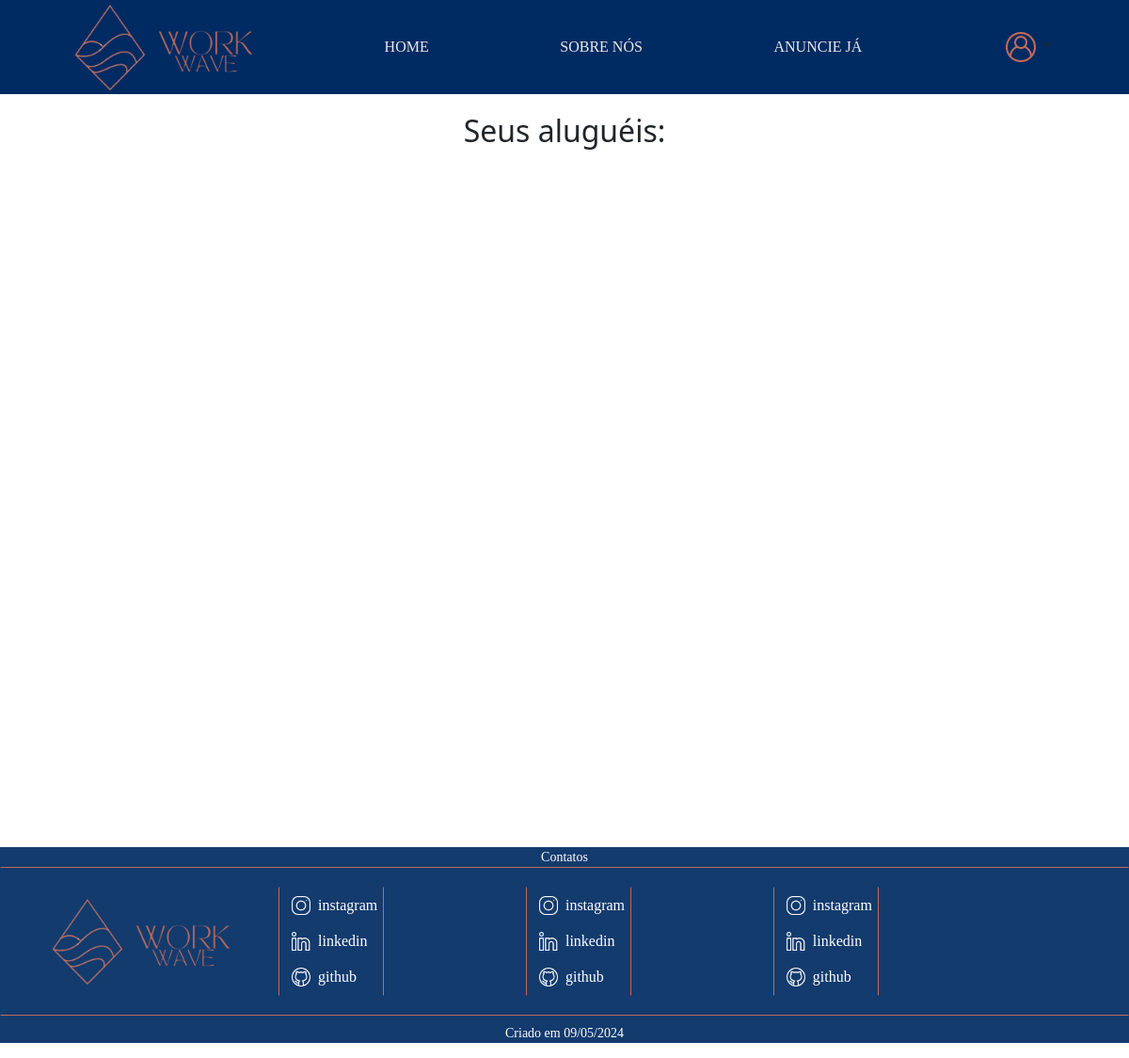
The app's page /AlugueisFeitos.php (signed in), older data.
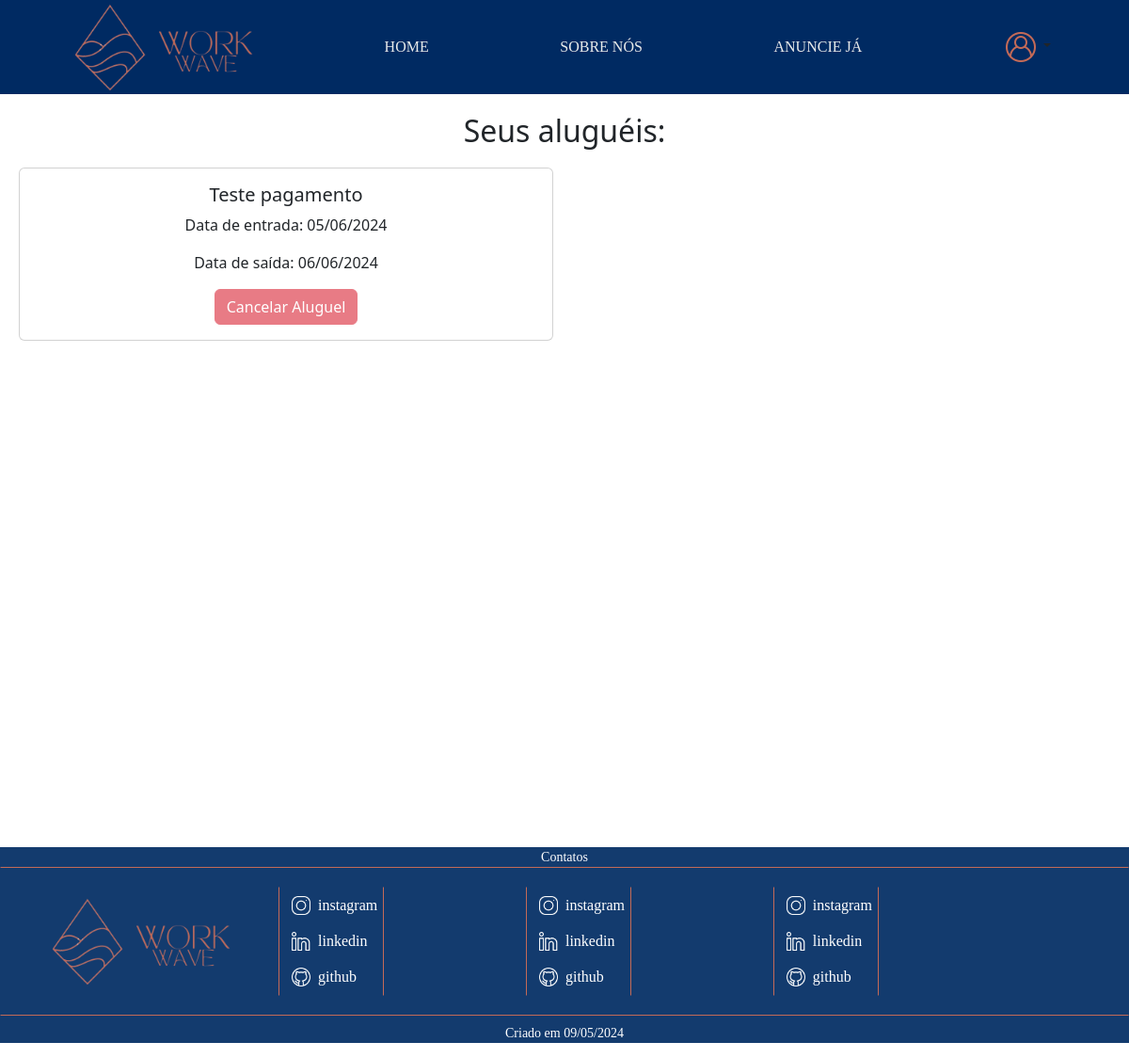
The same page, newer data.
### tables this page shows
CREATE TABLE `alugar` (
  `AluId` int(11) NOT NULL,
  `AluDataEntrada` date NOT NULL,
  `AluDataSaida` date NOT NULL,
  `OcuId` int(11) NOT NULL,
  `EspId` int(11) NOT NULL,
  `AluPago` tinyint(1) DEFAULT NULL
);

CREATE TABLE `espacodados` (
  `EspId` int(11) NOT NULL,
  `EspNome` varchar(255) NOT NULL,
  `EspEndereco` varchar(255) NOT NULL,
  `EspDescricao` mediumtext NOT NULL,
  `EspCapacidade` int(11) NOT NULL,
  `EspDisponibilidade` tinyint(1) DEFAULT NULL,
  `EspDataCadastro` date NOT NULL,
  `ProId` int(11) NOT NULL,
  `EspImg` varchar(255) DEFAULT NULL,
  `EspPreco` decimal(10,2) DEFAULT NULL,
  `SerId` int(11) DEFAULT NULL,
  `EspCongelado` tinyint(1) DEFAULT 0
);

### AlugueisFeitos.php (the view, shortened to what the changed rows need)
<?php
try {
    $conexao = new PDO("mysql:host=localhost; dbname=workwave", "root", "");
    $conexao->setAttribute(PDO::ATTR_ERRMODE, PDO::ERRMODE_EXCEPTION);
} catch (PDOException $erro) {
    echo "Erro na conexão:" . $erro->getMessage();
}
if (isset($_SESSION['usuario_validado']) && $_SESSION['usuario_validado'] == true) {
    $UsuarioId = $_SESSION['UsuarioId'];
    $sql = "SELECT a.AluId, e.EspNome, a.AluDataEntrada, a.AluDataSaida
            FROM alugar AS a
            INNER JOIN espacodados AS e ON a.EspId = e.EspId
            WHERE a.OcuId = :UsuarioId";
    $stmt = $conexao->prepare($sql);
    $stmt->bindParam(':UsuarioId', $UsuarioId, PDO::PARAM_INT);
    $stmt->execute();
    if ($stmt->rowCount() > 0) {
        $resultado = $stmt->fetchAll(PDO::FETCH_ASSOC);
    } else {
        $resultado = [];
    }
?>
<!DOCTYPE html>
<html lang="en">
<head>
    <link href="https://cdn.jsdelivr.net/npm/bootstrap@5.3.3/dist/css/bootstrap.min.css" rel="stylesheet">
    <link rel="stylesheet" href="css/Style.css">
</head>
<body>
    <div class="conteudo">
        <h2 style="margin-bottom: 20px;">Seus aluguéis:</h2>
        <div class="row">
            <?php
            foreach ($resultado as $aluguel) {
                $dataAtual = date('Y-m-d');
                    ?>
                    <div class="col-md-6">
                        <div class="card mb-3">
                            <div class="card-body">
                                <h5 class="card-title"><?php echo $aluguel['EspNome']; ?></h5>
                                <p class="card-text">Data de entrada: <?php echo date('d/m/Y', strtotime($aluguel['AluDataEntrada'])); ?></p>
                                <p class="card-text">Data de saída: <?php echo date('d/m/Y', strtotime($aluguel['AluDataSaida'])); ?></p>
                                <?php
                                if ($aluguel['AluDataEntrada'] > $dataAtual) {
                                    ?>
                                    <form action="CancelarAluguel.php" method="POST" onsubmit="return confirm('Tem certeza de que deseja cancelar este aluguel?');">
                                        <input type="hidden" name="alu_id" value="<?php echo $aluguel['AluId']; ?>">
                                        <button type="submit" class="btn btn-danger">Cancelar Aluguel</button>
                                    </form>
                                <?php
                                } else {
                                    ?>
                                    <button type="button" class="btn btn-danger" disabled>Cancelar Aluguel</button>
                                <?php
                                }
                                ?>
                            </div>
                        </div>
                    </div>
            <?php
            }
            ?>
        </div>
    </div>
</body>
</html>
<?php
} else {
    header("Location: login.php");
    exit();
}
?>

Row changes from the older to the newer data that the page shows:
added alugar: EspId.EspNome "Teste pagamento", AluDataEntrada "05/06/2024", AluDataSaida "06/06/2024", shows "Cancelar Aluguel"
